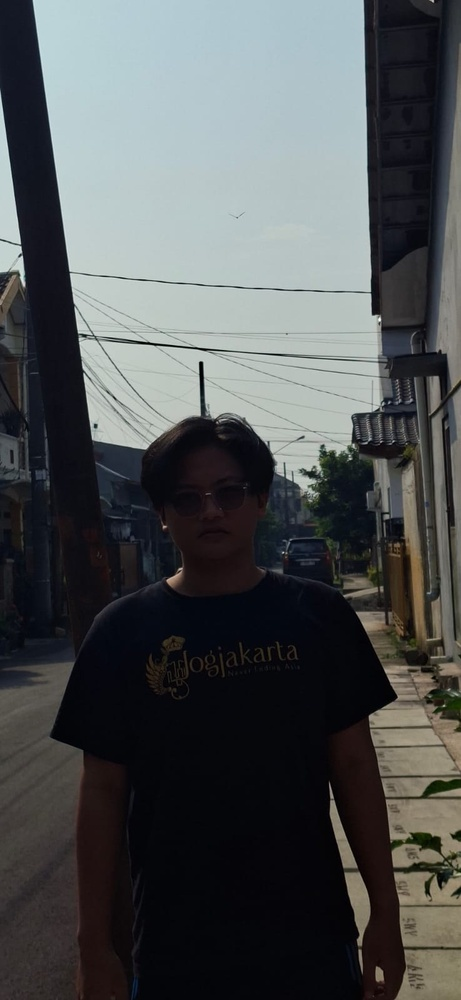
#> input picture Gambar2 backlight foto.jpeg, 461 x 1000 px, shrunk from 737 x 1600 before the run
$ jupyter execute 'UTS_PCD_202431015_Rafly Puji Erdiansyah_SOAL2_A.ipynb'
#> lines starting #> are read from the running program, lines starting #| are printed output that depends on the picture
## Memanggil Library

[cell 1]
import cv2
import numpy as np
import matplotlib.pyplot as plt

## Membaca Gambar dan Konversi ke RGB

[cell 2]
#Membaca gambar dan merubah ke RGB
image = cv2.imread('Gambar2 backlight foto.jpeg')
#> image is the input picture: shape (1000, 461, 3); mean B, G, R 83.6, 82.6, 79.3
img_rgb = cv2.cvtColor(image, cv2.COLOR_BGR2RGB)

plt.figure(figsize=(6,8))
plt.imshow(img_rgb)
plt.title('Gambar Asli')
plt.show()

## Merubah gambar ke GrayScale

[cell 3]
#Mengubah gambar ke format GrayScale
gray = cv2.cvtColor(image, cv2.COLOR_BGR2GRAY)
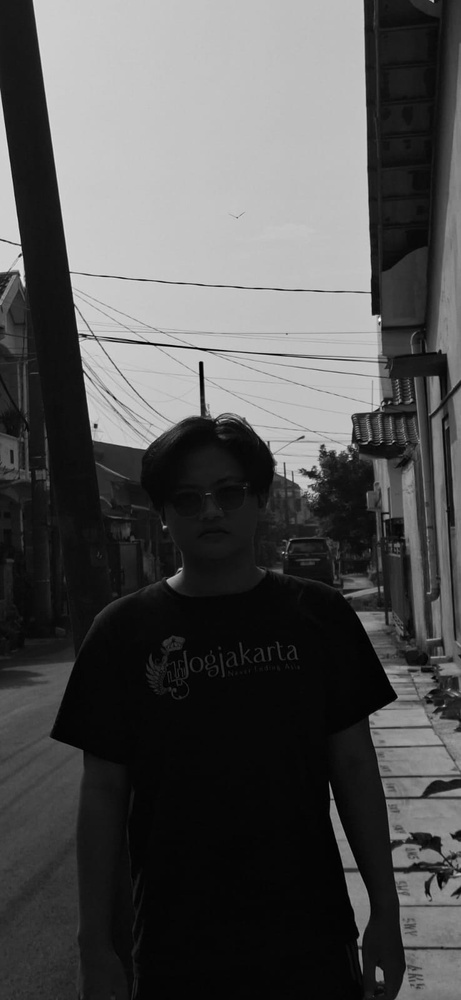
#> gray: shape (1000, 461); min 0, max 253, mean 81.7

plt.figure(figsize=(6,8))
plt.imshow(gray, cmap='gray')
plt.title('Gambar Gray')
plt.show()

## Menambah kecerahan Gambar GrayScale

[cell 4]
#Menambah kecerahan gambar GrayScale
kecerahan = 60
gray_bright = cv2.add(gray, kecerahan)
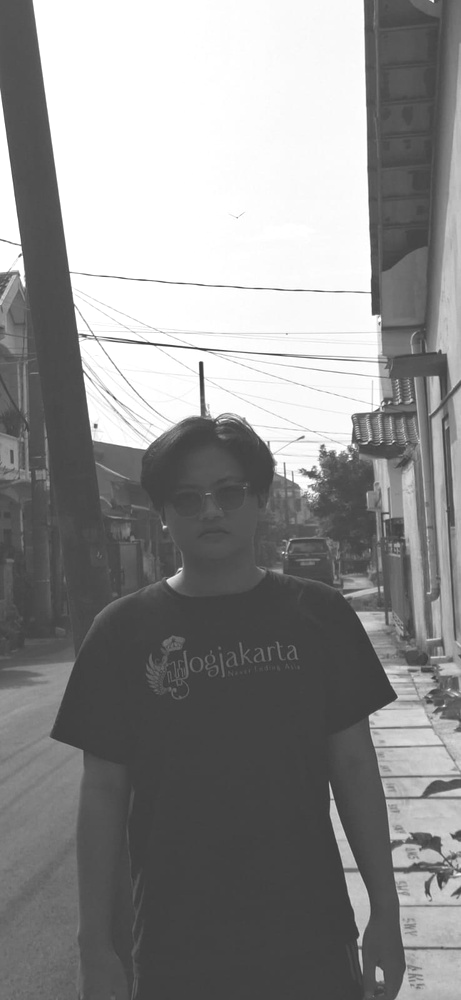
#> gray_bright: shape (1000, 461); min 60, max 255, mean 141.1

plt.figure(figsize=(6,8))
plt.imshow(gray_bright, cmap='gray')
plt.title('Gambar Gray yang dipercerah')
plt.show()

## Menambahkan Cahaya pada gambar GrayScale

[cell 5]
#Menambahkan cahaya pada gambar GrayScale
alpha = 2.0
gray_contrast = cv2.convertScaleAbs(gray, alpha=2.0, beta=0)
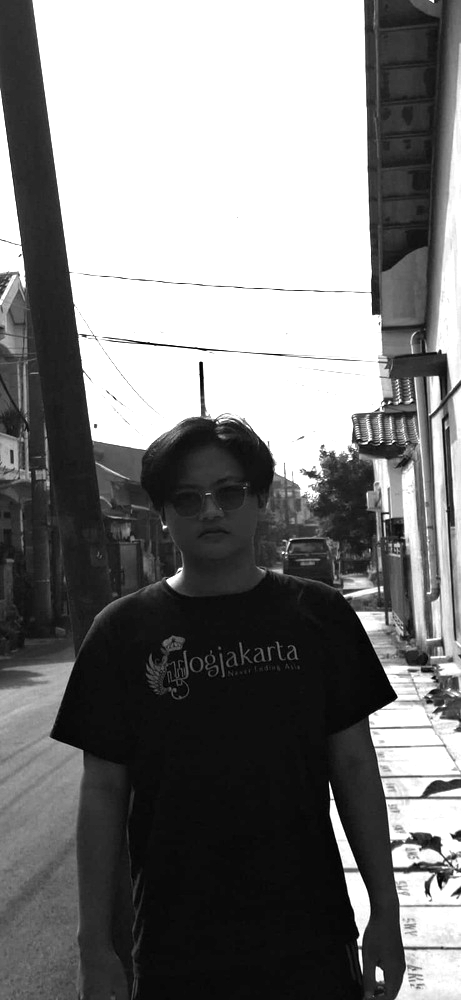
#> gray_contrast: shape (1000, 461); min 0, max 255, mean 123.8

plt.figure(figsize=(6,8))
plt.imshow(gray_contrast, cmap='gray')
plt.title('Gambar Gray yang diperkontras')
plt.show()

## Menambahkan Contras dan Cahaya pada gambar GrayScale

[cell 6]
#Menambahkan Contras dan Cahaya pada gambar GrayScale
beta = 60
alpha = 2.0
gray_BC = cv2.convertScaleAbs(gray, alpha=2.0, beta=60)
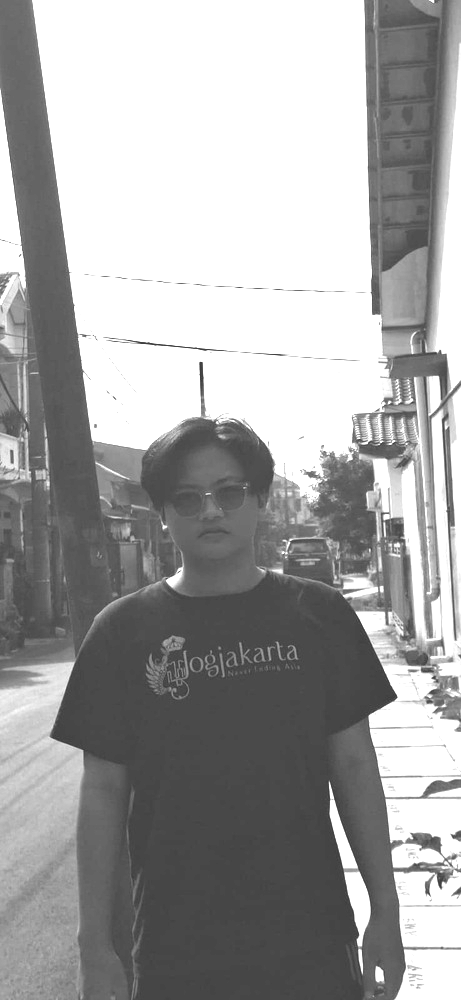
#> gray_BC: shape (1000, 461); min 60, max 255, mean 162.7

plt.figure(figsize=(6,8))
plt.imshow(gray_BC, cmap='gray')
plt.title('Gambar Gray yang dipecerah dan diperkontras')
plt.show()

$ run again, with bukti gambar 2.jpeg copied over Gambar2 backlight foto.jpeg
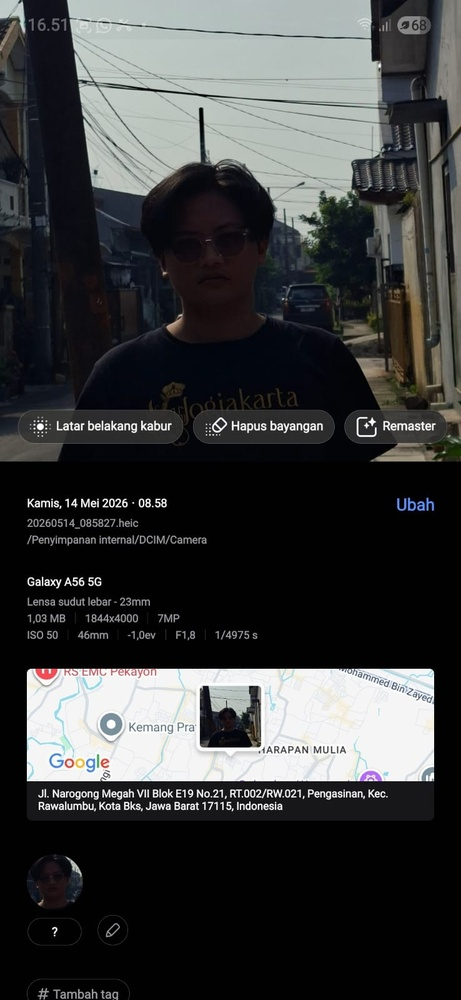
#> input picture bukti gambar 2.jpeg, 461 x 1000 px, shrunk from 738 x 1600 before the run
#> image is the input picture: shape (1000, 461, 3); mean B, G, R 61.4, 61, 59.7
#> `gray_contrast = cv2.convertScaleAbs(gray, alpha=2.0, beta=0)`:
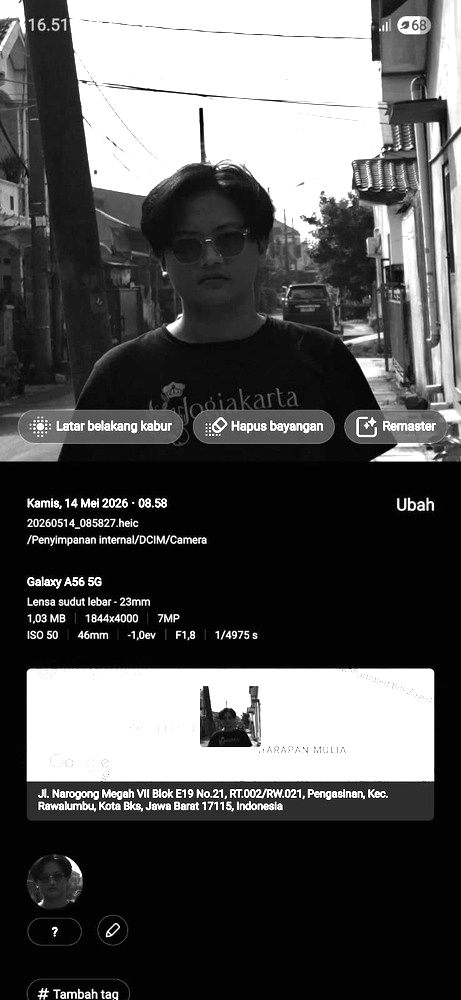
#> gray_contrast: shape (1000, 461); min 0, max 255, mean 85.8
#> `gray_BC = cv2.convertScaleAbs(gray, alpha=2.0, beta=60)`:
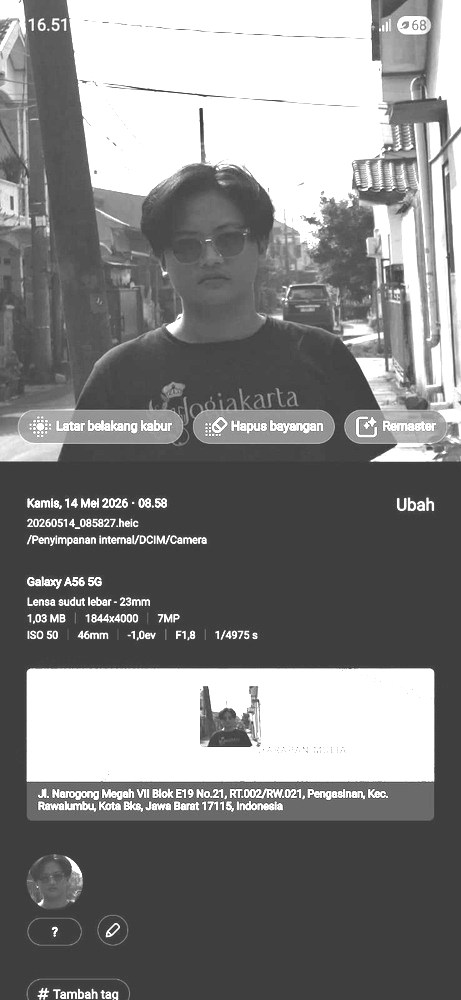
#> gray_BC: shape (1000, 461); min 60, max 255, mean 131.2
